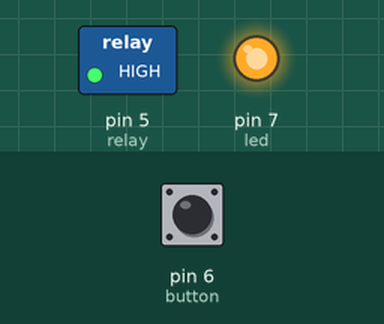
A sketch run on a simulated Arduino Mega 2560, built with avr-gcc and run on an emulated ATmega2560. Shown: switched loads named in the sketch (green lamp = pin HIGH), output pins drawn as LEDs (lit = HIGH). Inputs (shaded band) come from the test bench; at power-on: pin 6 (button) HIGH. WiFi joins after 1.5 s; servers stay silent unless stated.

Above: at 3.0 s.
3.1 s: pin 6 (button) pulled LOW for 0.15 s
At 3.17 s:
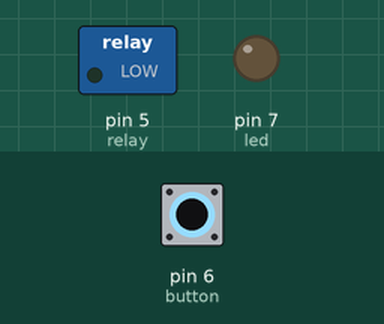
4.7 s: pin 6 (button) pulled LOW for 3.2 s
At 8.3 s:
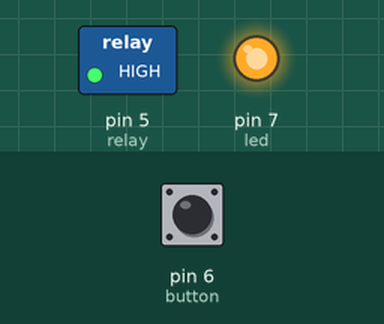
Timing chart, 0 to 9.8 s (numbered marks = the images above; inputs shaded):
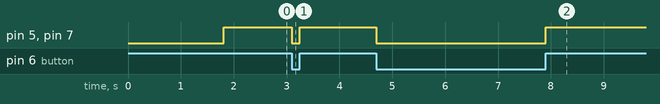

The sketch:

bluetooth.ino
```cpp
// (licence header left out)
#define BLYNK_USE_DIRECT_CONNECT

// You could use a spare Hardware Serial on boards that have it (like Mega)
#include <SoftwareSerial.h>
SoftwareSerial DebugSerial(0, 1); // RX, TX

#define BLYNK_PRINT DebugSerial
#include <BlynkSimpleSerialBLE.h>

int relay = 5;
int led   = 7;
int button = 6;

// You should get Auth Token in the Blynk App.
// Go to the Project Settings (nut icon).
char auth[] = "6f0ab9c206aa4dc2ab16232d83ca5672";

void setup()
{
  // Debug console
  DebugSerial.begin(38400);

  DebugSerial.println("Waiting for connections...");

  // Blynk will work through Serial
  // 9600 is for HC-06. For HC-05 default speed is 38400
  // Do not read or write this serial manually in your sketch
  Serial.begin(38400);
  Blynk.begin(Serial, auth);

  pinMode(relay, OUTPUT);
  pinMode(led, OUTPUT);
  pinMode(button, INPUT_PULLUP);
}

void loop()
{
  Blynk.run();

  if (digitalRead (button))
  {
    digitalWrite(relay, HIGH);
    digitalWrite(led, HIGH);
  }

  else
  {
    digitalWrite(relay, LOW);
    digitalWrite(led, LOW);
  }
}
```

Measured:
- after the input at 3.1 s, pin 5 (relay), pin 7 (led): HIGH → LOW at once, → HIGH 0.15 s later
- after the input at 4.7 s, pin 5 (relay), pin 7 (led): HIGH → LOW at once, → HIGH 3.2 s later
